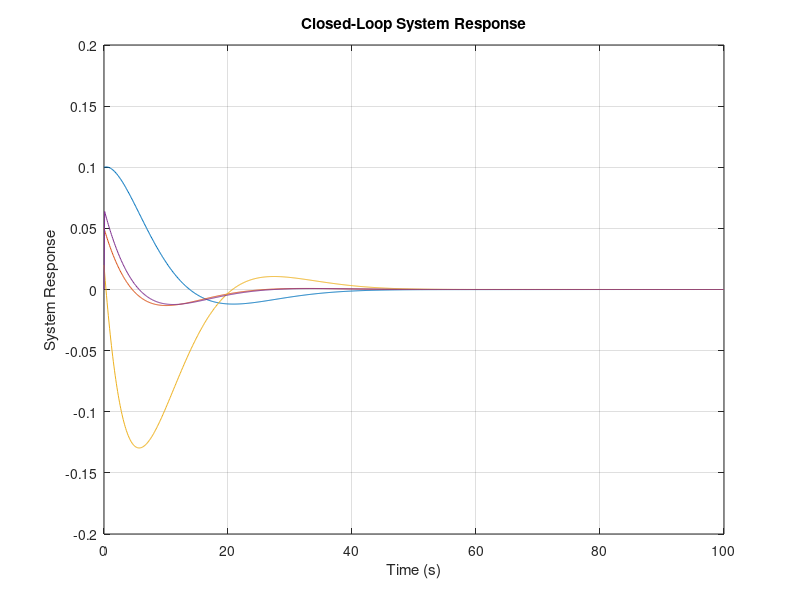

MATLAB code to generate this figure:
% Define matrices A, B, C, D
 
A = [8.56146015e-03, -2.10399095e-02,  8.42803062e-02, 0;
     1.61337624e-02,  9.36061499e-01,  0, -1.45380375e+01;
     0, 0, 0, -1.45380375e+01;
    -5.94627222e-04,  5.77467784e+01,  0, -7.83447148e+02];

B = [2.25872674e-04;
     1.39230795e-04;
     0;
     7.53349544e-01];

C = [1, 0, 0, 0;
     0, 1, 0, 0;
     0, 0, 1, 0;
     0, 0, 0, 14.5380375];

D = [0;
     0;
     0;
     0];
%{

% Matrix A
A = [9.00157462e-03, -3.17028432e-02,  8.42803062e-02, 0;
     1.61337624e-01,  9.31047163e-01,  0, -1.45380375e+01;
     0, 0, 0, -1.45380375e+01;
    6.26512190e-02,  1.37100938e+01,  0,  1.53303225e+03];

% Matrix B
B = [2.25872674e-04;
     1.39230795e-04;
     0;
     7.52021553e-01];

% Matrix C
C = [1, 0, 0, 0;
     0, 1, 0, 0;
     0, 0, 1, 0;
     0, 0, 0, 14.5380375];

% Matrix D
D = [0;
     0;
     0;
     0];

%}

% Define Q and R matrices
Q = eye(4) * 10; 
R = 1; 

% Compute LQR controller
[K, S, P] = lqr(A, B, Q, R);

disp('get those gainz:')
disp(K);
% Compute the state-space representation
sys = ss(A, B, C, D);
sys_cl = feedback(sys,K);

x0 = [0.1,0.05,0.02,0];
%sys_cl = ss(A-K*B,B,C,D);

t = 0:0.1:100;
[y,tOut,x0] = initial(sys_cl,x0,t);
% Plot the response of the closed-loop system
figure;
plot(tOut, y);
xlabel('Time (s)');
ylabel('System Response');
title('Closed-Loop System Response');
grid on;

%initial states: Cruise speed, cruise AOA, cruise pitch angle, cruise pitch
%rate

%{
x0 = [116.4, 0.06, 0.05, 0.01];
xref = [116.5, 0.05, 0.04, 0];

% Simulation parameters
t = 0:0.01:100; % Time vector
num_steps = length(t);
x = zeros(num_steps, length(x0)); % Preallocate state trajectory
x(1, :) = x0'; % Set initial state

% Simulation loop
for i = 2:num_steps
    % Compute control input
    u = -K * (x(i-1, :)' - xref); % Control law
    % Update state using the continuous-time state-space model
    x(i, :) = (A * x(i-1, :)' + B * u) * 0.01 + x(i-1, :)'; % Euler integration
end

% Plot the results
figure;
plot(t, x(:, 1), 'b-', 'DisplayName', 'State 1 (Position)');
hold on;
plot(t, xref(1) * ones(num_steps, 1), 'r--', 'DisplayName', 'Reference State 1');
xlabel('Time (s)');
ylabel('State Value');
legend;
title('LQR Controller Tracking Reference State');
grid on;
%}







%{
poles = pole(sys_cl);
disp('Poles of the closed-loop system:');
disp(poles);
step(sys_cl);
%}


